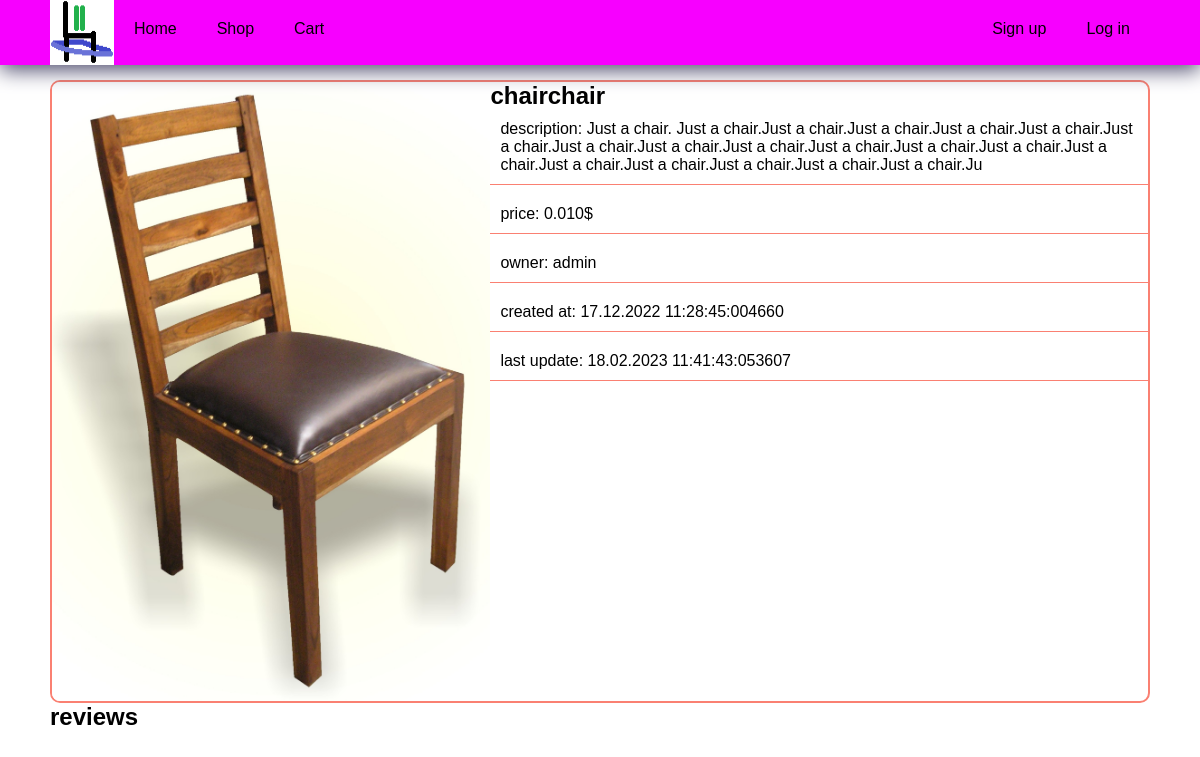
Page /gallery/asdfghjj/ on the committed database.
### chairitems/models.py (models this page shows, shortened)
class Chair(models.Model):
    title = models.CharField(max_length=50)
    price = models.DecimalField(decimal_places=3, max_digits=4)
    description = models.TextField(max_length=251)
    owner = models.ForeignKey(User, on_delete=models.CASCADE, related_name="chairs")
    slug = models.SlugField(unique=True)
    created = models.DateTimeField(auto_now_add=True)
    updated = models.DateTimeField(auto_now=True)
    image = models.ImageField(blank=True, null=True)

### chairitems/views.py (the view)
# urls.py: path('<slug:slug>/', ChairPage.as_view(), name='chair_details'),
class ChairPage(DetailView):
    model = Chair
    template_name = 'chairitems/chair.html'
    context_object_name = 'chair'

### chairitems/templates/chairitems/chair.html (shortened to what this page needs)
{% extends 'base.html' %}
{% load static %}
{% block links %}
<link rel="stylesheet" href="{% static 'chairitems/css/style.css' %}">
{% endblock links %}
{% block content %}
<div class = 'container chair_detail'>
    <div class = "horisontal_card">
        <img src={{chair.image.url}} alt="">
        <div class = "card_right">
            <h2>{{chair.title}}</h2>
            <p>description: {{chair.description}}</p>
            <p>price: {{chair.price}}$</p>
            <p>owner: {{chair.owner.username}}</p>
            <p>created at: {{chair.created|date:"d.m.Y H:i:s:u"}}</p>
            <p>last update: {{chair.updated|date:"d.m.Y H:i:s:u"}}</p>
        </div>
    </div>
    <div class = "reviews">
        <h2>reviews</h2>
    </div>
</div>
{% endblock content %}

### templates/base.html (shortened to what this page needs)
{% load static %}
<!DOCTYPE html>
<html lang="en">
<head>
    <link rel="stylesheet" href="{% static 'css/style.css' %}">
    {% block links %}{% endblock links %}
</head>
<body>
    {% include "menu.html" %}
    {% block content %}{% endblock content %}
</body>
</html>

### templates/menu.html (shortened to what this page needs)
{% load static %}
<nav class = "menu">
<div class = 'container menu-content'>
    <ul>
        <li>
            <img src="{% static 'images/chairlogo.png' %}" alt="logo">
        </li>
        <li>
            <a href="{% url 'home' %}">Home</a>
        </li>
        <li>
            <a href="{% url 'gallery' %}">Shop</a>
        </li>
        <li>
            <a href="">Cart</a>
        </li>
    </ul>
    <ul>
        {% if not request.user.is_authenticated %}
        <li>
            <a href={% url 'signup' %}>Sign up</a>
        </li>
        <li>
            <a href={% url 'login' %}>Log in</a>
        </li>
        {% else %}
        <li>
            <a href={% url 'logout' %}>Log out</a>
        </li>
        {% endif %}
    </ul>
</div>
</nav>

### static/css/style.css (style rules this page uses)
* { margin: 0%; padding: 0%; font-family: 'Franklin Gothic Medium', 'Arial Narrow', Arial, sans-serif; box-sizing: border-box; }
.menu { background-color: rgb(247, 0, 255); box-shadow: 0cm 5px 20px rgb(75, 73, 107); position: fixed; top: 0; left: 0; width: 100%; }
.container { max-width: 1100px; margin: auto; }
a { text-decoration: none; color: inherit; }
ul { list-style: none; }
.menu-content { display: flex; justify-content: space-between; }
.menu-content ul { display: flex; }
.menu-content a { display: flex; padding: 20px; height: 100%; }
img { width: 100%; }
.horisontal_card { display: flex; border-radius: 10px; border: 2px solid salmon; overflow: hidden; }
.horisontal_card img { width: 40%; }
.horisontal_card p { border-bottom: 1px solid salmon; padding: 10px; margin-bottom: 10px; }
.menu img { height: 100%; }

### chairitems/static/chairitems/css/style.css (style rules this page uses)
.chair_detail, .chair_create { padding: 80px 0; }

### rows in the picture
Chair: image (picture), title "chairchair", description "Just a chair. Just a chair.Just a chair.Just a chair.Just a chair.Just a chair.Just a chair.Just a chair.Just a chair.Just a chair.Just a chair.Just a chair.Just a chair.Just a chair.Just a chair.Just a chair.Just a chair.Just a chair.Just a chair.Ju", price "0.010", owner.username "admin", created "17.12.2022 11:28:45:004660", updated "18.02.2023 11:41:43:053607"
